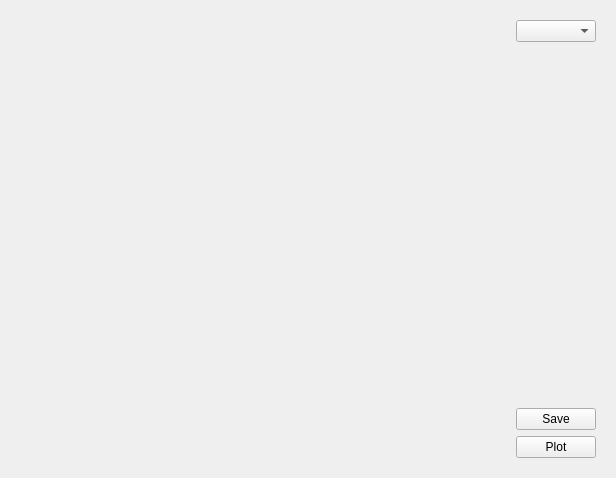
<?xml version="1.0" encoding="UTF-8"?>
<ui version="4.0">
 <class>DataPlotWidget</class>
 <widget class="QWidget" name="DataPlotWidget">
  <property name="geometry">
   <rect>
    <x>0</x>
    <y>0</y>
    <width>616</width>
    <height>478</height>
   </rect>
  </property>
  <property name="windowTitle">
   <string>Form</string>
  </property>
  <layout class="QHBoxLayout" name="horizontalLayout_2">
   <item>
    <layout class="QHBoxLayout" name="horizontalLayout">
     <item>
      <widget class="MatplotlibWidget" name="matplotlibWidget" native="true">
       <property name="sizePolicy">
        <sizepolicy hsizetype="MinimumExpanding" vsizetype="MinimumExpanding">
         <horstretch>0</horstretch>
         <verstretch>0</verstretch>
        </sizepolicy>
       </property>
      </widget>
     </item>
     <item>
      <widget class="QWidget" name="optionWidget" native="true">
       <property name="sizePolicy">
        <sizepolicy hsizetype="Preferred" vsizetype="Preferred">
         <horstretch>0</horstretch>
         <verstretch>0</verstretch>
        </sizepolicy>
       </property>
       <layout class="QHBoxLayout" name="horizontalLayout_3">
        <item>
         <layout class="QVBoxLayout" name="verticalLayout">
          <item>
           <widget class="QComboBox" name="comboBoxOption"/>
          </item>
          <item>
           <widget class="QWidget" name="currentOptionWidget" native="true">
            <zorder>pushButton</zorder>
           </widget>
          </item>
          <item>
           <widget class="QPushButton" name="pushButtonSave">
            <property name="text">
             <string>Save</string>
            </property>
           </widget>
          </item>
          <item>
           <widget class="QPushButton" name="pushButtonPlot">
            <property name="text">
             <string>Plot</string>
            </property>
           </widget>
          </item>
         </layout>
        </item>
       </layout>
      </widget>
     </item>
    </layout>
   </item>
  </layout>
 </widget>
 <customwidgets>
  <customwidget>
   <class>MatplotlibWidget</class>
   <extends>QWidget</extends>
   <header>matplotlibWidget.h</header>
   <container>1</container>
  </customwidget>
 </customwidgets>
 <resources/>
 <connections/>
</ui>
